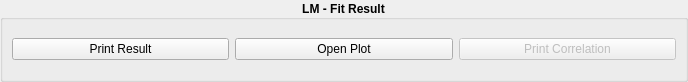
<?xml version="1.0" encoding="UTF-8"?>
<ui version="4.0">
 <class>lmfitresult</class>
 <widget class="QWidget" name="lmfitresult">
  <property name="geometry">
   <rect>
    <x>0</x>
    <y>0</y>
    <width>688</width>
    <height>82</height>
   </rect>
  </property>
  <property name="windowTitle">
   <string>Form</string>
  </property>
  <layout class="QHBoxLayout" name="horizontalLayout">
   <property name="leftMargin">
    <number>0</number>
   </property>
   <property name="topMargin">
    <number>0</number>
   </property>
   <property name="rightMargin">
    <number>0</number>
   </property>
   <property name="bottomMargin">
    <number>0</number>
   </property>
   <item>
    <widget class="QGroupBox" name="group_box">
     <property name="font">
      <font>
       <weight>75</weight>
       <bold>true</bold>
      </font>
     </property>
     <property name="title">
      <string>LM - Fit Result</string>
     </property>
     <property name="alignment">
      <set>Qt::AlignCenter</set>
     </property>
     <layout class="QHBoxLayout" name="horizontalLayout_2">
      <item>
       <widget class="QPushButton" name="result_button">
        <property name="enabled">
         <bool>true</bool>
        </property>
        <property name="font">
         <font>
          <weight>50</weight>
          <bold>false</bold>
         </font>
        </property>
        <property name="text">
         <string>Print Result</string>
        </property>
       </widget>
      </item>
      <item>
       <widget class="QPushButton" name="plot_button">
        <property name="enabled">
         <bool>true</bool>
        </property>
        <property name="font">
         <font>
          <weight>50</weight>
          <bold>false</bold>
         </font>
        </property>
        <property name="text">
         <string>Open Plot</string>
        </property>
       </widget>
      </item>
      <item>
       <widget class="QPushButton" name="correlation_button">
        <property name="enabled">
         <bool>false</bool>
        </property>
        <property name="font">
         <font>
          <weight>50</weight>
          <bold>false</bold>
         </font>
        </property>
        <property name="text">
         <string>Print Correlation</string>
        </property>
       </widget>
      </item>
     </layout>
    </widget>
   </item>
  </layout>
 </widget>
 <resources/>
 <connections/>
</ui>
